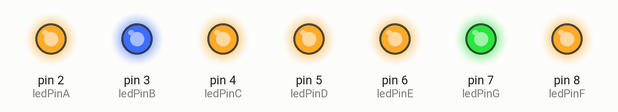
The sketch below on a simulated Arduino Uno, built with avr-gcc and run on an emulated ATmega328P. Shown: output pins drawn as LEDs (lit = HIGH).

Above: at 0.5 s.
At 1.5 s:
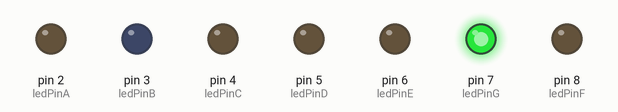
At 3.5 s:
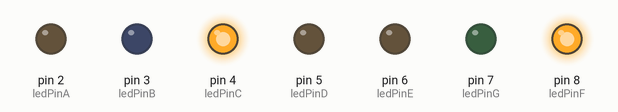
At 6.5 s:
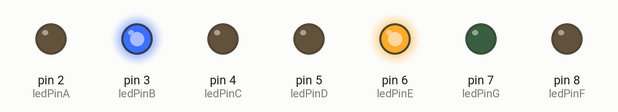
At 9.5 s:
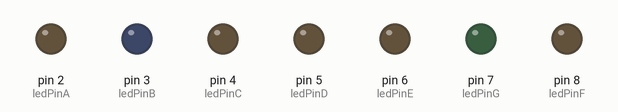
At 13.5 s:
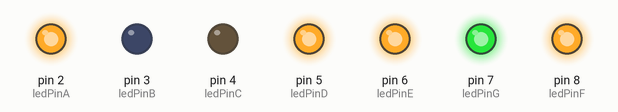
Timing chart, 0 to 14.3 s (numbered marks = the images above):
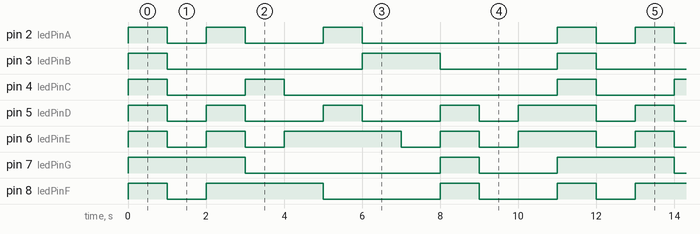

Measured:
- by itself, pin 2 (ledPinA): repeats every 11.0 s: LOW 1.0 s, HIGH 1.0 s, LOW 2.0 s, HIGH 1.0 s, LOW 5.0 s, HIGH 1.0 s
- by itself, pin 3 (ledPinB): repeats every 11.0 s: LOW 5.0 s, HIGH 2.0 s, LOW 3.0 s, HIGH 1.0 s
- by itself, pin 4 (ledPinC): repeats every 11.0 s: LOW 2.0 s, HIGH 1.0 s, LOW 7.0 s, HIGH 1.0 s
- by itself, pin 5 (ledPinD): repeats every 11.0 s: LOW 1.0 s, 2 × (HIGH 1.0 s, LOW 2.0 s), HIGH 1.0 s, LOW 1.0 s, HIGH 2.0 s
- by itself, pin 6 (ledPinE): repeats every 11.0 s: LOW 1.0 s, HIGH 1.0 s, LOW 1.0 s, HIGH 3.0 s, LOW 1.0 s, HIGH 1.0 s, LOW 1.0 s, HIGH 2.0 s
- by itself, pin 7 (ledPinG): repeats every 11.0 s: LOW 5.0 s, HIGH 1.0 s, LOW 2.0 s, HIGH 3.0 s
- by itself, pin 8 (ledPinF): repeats every 11.0 s: LOW 1.0 s, HIGH 3.0 s, LOW 3.0 s, HIGH 1.0 s, LOW 2.0 s, HIGH 1.0 s

The sketch:

7_Segment_Common_Anode_LED_Display_Numbers.ino
```cpp
// This program is to turn on and off the LEDS within the 7 segment LED(Common Anode) using for loop

//identifying the pins
const int ledPinA=2;
const int ledPinB=3;
const int ledPinC=4;
const int ledPinD=5;
const int ledPinE=6;
const int ledPinG=7;
const int ledPinF=8;

void setup() {

  // Setting up the pins to be an output using for loop

  for(int i=2;i<9;i++)
  {
    pinMode(i,OUTPUT);
  }

}

void loop() {
  // put your main code here, to run repeatedly:

 // for loop to turn off the 7 segement LEDs
  for(int i=2;i<9;i++)
  {
    digitalWrite(i,HIGH);
  }
 delay(1000);

//For Common Anode LED, individual cathods must beconnected to LOW signal in order to turn on the LEDs while common Anode conneted to 5V supply
 //display 0
 digitalWrite(ledPinA,LOW);
 digitalWrite(ledPinB,LOW);
 digitalWrite(ledPinC,LOW);
 digitalWrite(ledPinD,LOW);
 digitalWrite(ledPinE,LOW);
 digitalWrite(ledPinF,LOW);

delay(1000);

// for loop to turn off the 7 segement LEDs
  for(int i=2;i<9;i++)
  {
    digitalWrite(i,HIGH);
  }

//display 1; LED B&C will be on
 digitalWrite(ledPinB,LOW);
 digitalWrite(ledPinC,LOW);

delay(1000);

// for loop to turn off the 7 segement LEDs
  for(int i=2;i<9;i++)
  {
    digitalWrite(i,HIGH);
  }

//display 2

digitalWrite(ledPinA,LOW);
 digitalWrite(ledPinB,LOW);
 digitalWrite(ledPinD,LOW);
 digitalWrite(ledPinE,LOW);
 digitalWrite(ledPinG,LOW);

 delay(1000);

// for loop to turn off the 7 segement LEDs
  for(int i=2;i<9;i++)
  {
    digitalWrite(i,HIGH);
  }

  //display 3
 digitalWrite(ledPinA,LOW);
 digitalWrite(ledPinB,LOW);
 digitalWrite(ledPinC,LOW);
 digitalWrite(ledPinD,LOW);
 digitalWrite(ledPinG,LOW);

 delay(1000);

// for loop to turn off the 7 segement LEDs
  for(int i=2;i<9;i++)
  {
    digitalWrite(i,HIGH);
  }

  //display 4
 digitalWrite(ledPinB,LOW);
 digitalWrite(ledPinC,LOW);
 digitalWrite(ledPinF,LOW);
 digitalWrite(ledPinG,LOW);

 delay(1000);

// for loop to turn off the 7 segement LEDs
  for(int i=2;i<9;i++)
  {
    digitalWrite(i,HIGH);
  }

    //display 5
 digitalWrite(ledPinA,LOW);
 digitalWrite(ledPinC,LOW);
 digitalWrite(ledPinD,LOW);
 digitalWrite(ledPinF,LOW);
 digitalWrite(ledPinG,LOW);

 delay(1000);

// for loop to turn off the 7 segement LEDs
  for(int i=2;i<9;i++)
  {
    digitalWrite(i,HIGH);
  }

      //display 6
 digitalWrite(ledPinA,LOW);
 digitalWrite(ledPinC,LOW);
 digitalWrite(ledPinD,LOW);
 digitalWrite(ledPinE,LOW);
 digitalWrite(ledPinF,LOW);
 digitalWrite(ledPinG,LOW);

 delay(1000);

// for loop to turn off the 7 segement LEDs
  for(int i=2;i<9;i++)
  {
    digitalWrite(i,HIGH);
  }
        //display 7
 digitalWrite(ledPinA,LOW);
 digitalWrite(ledPinB,LOW);
 digitalWrite(ledPinC,LOW);

 delay(1000);

// for loop to turn off the 7 segement LEDs
  for(int i=2;i<9;i++)
  {
    digitalWrite(i,HIGH);
  }
        //display 8
 digitalWrite(ledPinA,LOW);
 digitalWrite(ledPinB,LOW);
 digitalWrite(ledPinC,LOW);
 digitalWrite(ledPinD,LOW);
 digitalWrite(ledPinE,LOW);
 digitalWrite(ledPinF,LOW);
 digitalWrite(ledPinG,LOW);

 delay(1000);

// for loop to turn off the 7 segement LEDs
  for(int i=2;i<9;i++)
  {
    digitalWrite(i,HIGH);
  }
       //display 9
 digitalWrite(ledPinA,LOW);
 digitalWrite(ledPinB,LOW);
 digitalWrite(ledPinC,LOW);
 digitalWrite(ledPinF,LOW);
 digitalWrite(ledPinG,LOW);

 delay(1000);

// for loop to turn off the 7 segement LEDs
  for(int i=2;i<9;i++)
  {
    digitalWrite(i,HIGH);
  }
}
```
